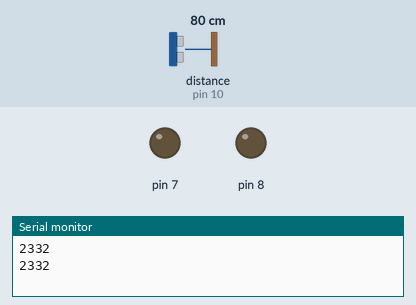
Simulated run of this sketch. Board: Arduino Uno, built with avr-gcc and run on an emulated ATmega328P. Shown: output pins drawn as LEDs (lit = HIGH), the last lines printed to the serial monitor. The test bench sets the inputs (shaded band); at power-on: distance to the obstacle (sensor on pin 10) 80 cm. The echo pulse lasts 58.3 µs per cm; pins used as bus, display or sensor lines are not drawn.

Above: at 1.8 s.
1.9 s: distance to the obstacle (sensor on pin 10) set to 20 cm
3.4 s: distance to the obstacle (sensor on pin 10) set to 15 cm
At 5.2 s:
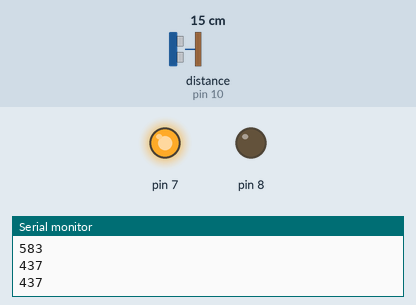
5.5 s: distance to the obstacle (sensor on pin 10) set to 8 cm
7.2 s: distance to the obstacle (sensor on pin 10) set to 5 cm
At 8.8 s:
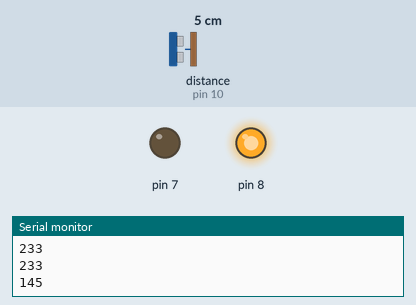
9.5 s: distance to the obstacle (sensor on pin 10) set to 9 cm
At 10.5 s:
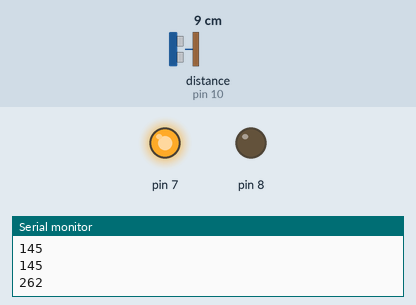
11.5 s: distance to the obstacle (sensor on pin 10) set to 2 cm
At 13.3 s:
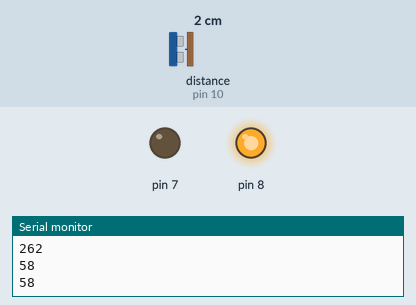
Timing chart, 0 to 14.5 s (numbered marks = the images above; inputs shaded):
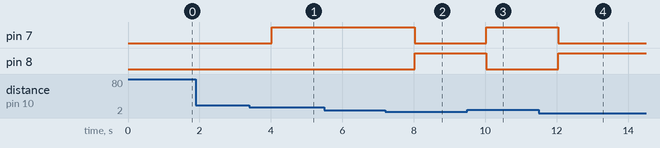

Measured:
- the behaviour switches between 18 and 17 cm on distance to the obstacle (sensor on pin 10) (found by bisection; images 0 and 1)
- the behaviour switches between 7 and 6 cm on distance to the obstacle (sensor on pin 10) (found by bisection; images 1 and 2)
- after the input at 3.4 s, pin 7: LOW → HIGH after 0.62 s
- after the input at 7.2 s, pin 7: HIGH → LOW after 0.83 s; pin 8: LOW → HIGH after 0.83 s
- after the input at 9.5 s, pin 7: LOW → HIGH after 0.53 s; pin 8: HIGH → LOW after 0.53 s
- after the input at 11.5 s, pin 7: HIGH → LOW after 0.54 s; pin 8: LOW → HIGH after 0.54 s

The sketch:

sketch_jul30a.ino
```cpp
void setup() {
  // put your setup code here, to run once:
  pinMode(9,OUTPUT);
  pinMode(10,INPUT);
  pinMode(7,OUTPUT);
  pinMode(8,OUTPUT);
Serial.begin(9600);
}
void loop() {
  // put your main code here, to run repeatedly:
digitalWrite(9,HIGH);
delayMicroseconds(1000);
digitalWrite(9,LOW);
int duration=pulseIn(10,HIGH);
int distance=duration/2;
Serial.println(distance);
if (distance>=200 && distance<=500)
{
  digitalWrite(7,HIGH);
  digitalWrite(8,LOW);
}
else if (distance<200)
{
   digitalWrite(8,HIGH);
  digitalWrite(7,LOW);
}
delay(1000);
}
```
